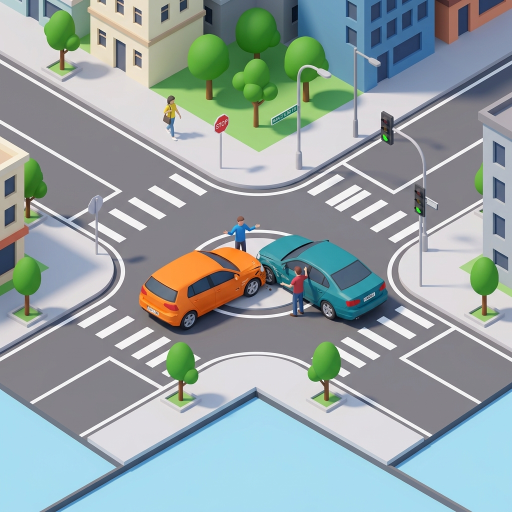
#> input picture assets/car_vs_car.png, 1024 x 1024 px, found by its file name (shown at 1/2 size)
$ python check_orange_car.py
#> lines starting #> are read from the running program, lines starting #| are printed output that depends on the picture
import os
from PIL import Image

def crop_and_check():
    img_path = 'assets/car_vs_car.png'
    if not os.path.exists(img_path):
        print(f"{img_path} not found")
        return
    img = Image.open(img_path)
#> img is the input picture: PIL image 1024x1024 RGB; mean R, G, B 149.4, 163.2, 163.7

    # Bounding box of orange car: 280, 219, 526, 650
    crop_box = (280, 219, 526, 650)
    cropped = img.crop(crop_box)
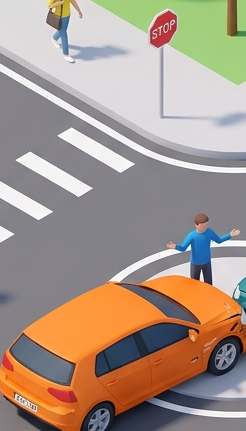
#> cropped: PIL image 246x431 RGB; mean R, G, B 166.5, 149.5, 137.1

    out_path = r'C:\Users\SB\.gemini\antigravity-ide\brain\f67f6715-6121-48bf-99e3-c5f879a79bd9\orange_car_crop.png'
    cropped.save(out_path)
    print(f"Saved orange car crop to {out_path}")

if __name__ == '__main__':
    crop_and_check()

$ run again, with assets/car_vs_bicycle.png copied over assets/car_vs_car.png
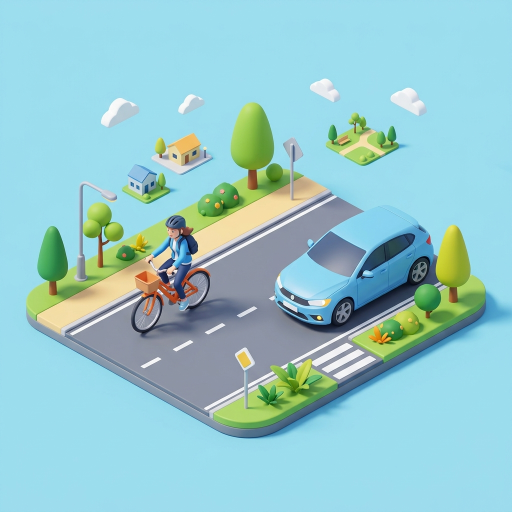
#> input picture assets/car_vs_bicycle.png, 1024 x 1024 px, found by its file name (shown at 1/2 size)
#> in crop_and_check, img is the input picture: PIL image 1024x1024 RGB; mean R, G, B 149.3, 200.3, 204.8
#> in crop_and_check, `cropped = img.crop(crop_box)`:
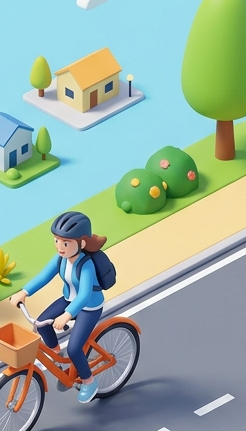
#> cropped: PIL image 246x431 RGB; mean R, G, B 150.7, 175, 158.9

$ run again, with assets/car_vs_motorcycle.png copied over assets/car_vs_car.png
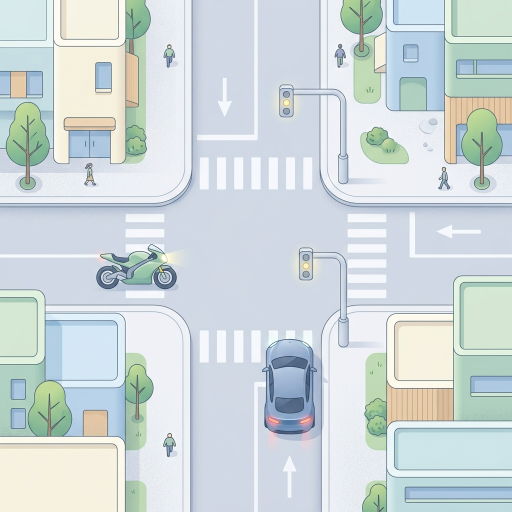
#> input picture assets/car_vs_motorcycle.png, 1024 x 1024 px, found by its file name (shown at 1/2 size)
#> in crop_and_check, img is the input picture: PIL image 1024x1024 RGB; mean R, G, B 206.5, 217.1, 219
#> in crop_and_check, `cropped = img.crop(crop_box)`:
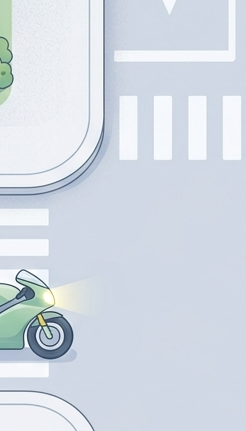
#> cropped: PIL image 246x431 RGB; mean R, G, B 211.4, 219.1, 228.3

$ run again, with assets/car_vs_pedestrian.png copied over assets/car_vs_car.png
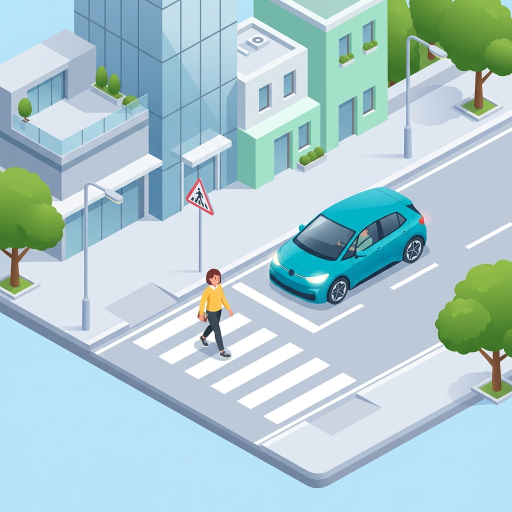
#> input picture assets/car_vs_pedestrian.png, 1024 x 1024 px, found by its file name (shown at 1/2 size)
#> in crop_and_check, img is the input picture: PIL image 1024x1024 RGB; mean R, G, B 172.9, 202.5, 208.2
#> in crop_and_check, `cropped = img.crop(crop_box)`:
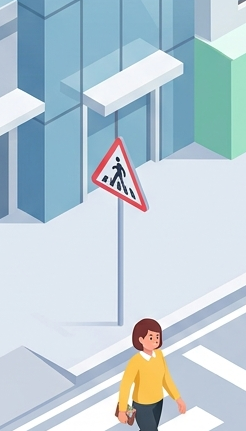
#> cropped: PIL image 246x431 RGB; mean R, G, B 185.2, 203.4, 213.4
